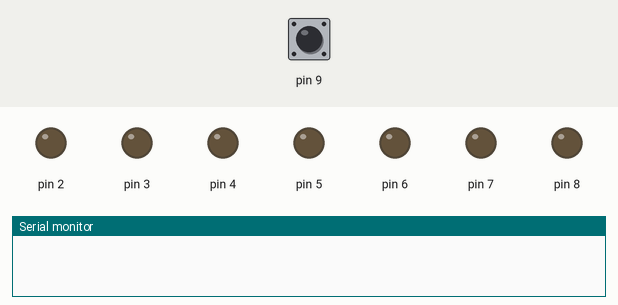
A sketch run on a simulated Arduino Uno, built with avr-gcc and run on an emulated ATmega328P. On the bench: output pins drawn as LEDs (lit = HIGH), the last lines printed to the serial monitor. Dashed ring = blinking. The inputs (shaded band) are chosen by the test bench; at power-on: pin 9 LOW. Random numbers use the default seed unless the sketch sets one.

Above: at 1.2 s.
1.3 s: pin 9 driven HIGH
At 2.7 s:
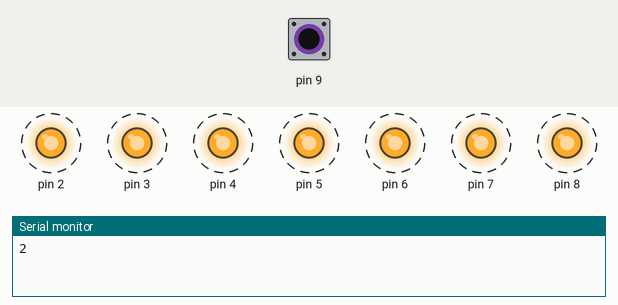
4.3 s: pin 9 driven LOW
5.8 s: pin 9 pulsed HIGH 2 times (0.12 s each, 0.3 s apart)
At 7.9 s:
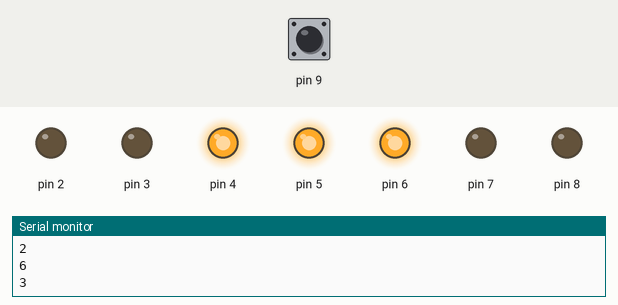
8.3 s: pin 9 pulsed HIGH 2 times (0.12 s each, 0.3 s apart)
At 9.8 s:
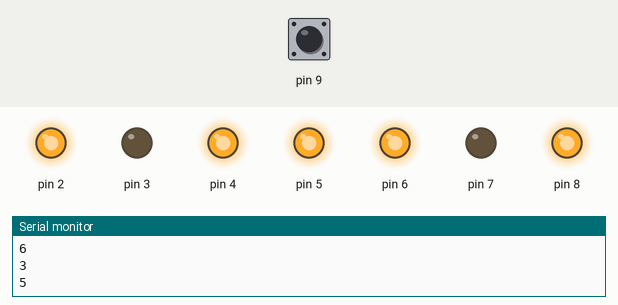
Timing chart, 0 to 11.3 s (numbered marks = the images above; inputs shaded):
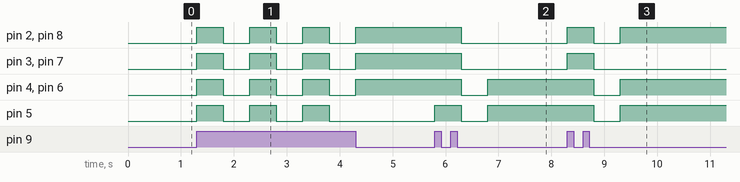

The sketch:

dado_digital.ino
```cpp
// C++ code
//
int Numero = 0;

void setup()
{
  pinMode(9, INPUT);
  pinMode(2, OUTPUT);
  pinMode(3, OUTPUT);
  pinMode(4, OUTPUT);
  pinMode(5, OUTPUT);
  pinMode(6, OUTPUT);
  pinMode(7, OUTPUT);
  pinMode(8, OUTPUT);
  Serial.begin(9600);
}

void loop()
{
  while (digitalRead(9) == HIGH) {
    digitalWrite(2, HIGH);
    digitalWrite(3, HIGH);
    digitalWrite(4, HIGH);
    digitalWrite(5, HIGH);
    digitalWrite(6, HIGH);
    digitalWrite(7, HIGH);
    digitalWrite(8, HIGH);
    delay(500); // Wait for 500 millisecond(s)
    digitalWrite(2, LOW);
    digitalWrite(3, LOW);
    digitalWrite(4, LOW);
    digitalWrite(5, LOW);
    digitalWrite(6, LOW);
    digitalWrite(7, LOW);
    digitalWrite(8, LOW);
    delay(500); // Wait for 500 millisecond(s)
    Numero = random(1, 6 + 1);
    Serial.println(Numero);
  }
  if (Numero == 1) {
    digitalWrite(2, LOW);
    digitalWrite(3, LOW);
    digitalWrite(4, LOW);
    digitalWrite(5, HIGH);
    digitalWrite(6, LOW);
    digitalWrite(7, LOW);
    digitalWrite(8, LOW);
  }
  if (Numero == 2) {
    digitalWrite(2, LOW);
    digitalWrite(3, LOW);
    digitalWrite(4, HIGH);
    digitalWrite(5, LOW);
    digitalWrite(6, HIGH);
    digitalWrite(7, LOW);
    digitalWrite(8, LOW);
  }
  if (Numero == 3) {
    digitalWrite(2, LOW);
    digitalWrite(3, LOW);
    digitalWrite(4, HIGH);
    digitalWrite(5, HIGH);
    digitalWrite(6, HIGH);
    digitalWrite(7, LOW);
    digitalWrite(8, LOW);
  }
  if (Numero == 4) {
    digitalWrite(2, HIGH);
    digitalWrite(3, LOW);
    digitalWrite(4, HIGH);
    digitalWrite(5, LOW);
    digitalWrite(6, HIGH);
    digitalWrite(7, LOW);
    digitalWrite(8, HIGH);
  }
  if (Numero == 5) {
    digitalWrite(2, HIGH);
    digitalWrite(3, LOW);
    digitalWrite(4, HIGH);
    digitalWrite(5, HIGH);
    digitalWrite(6, HIGH);
    digitalWrite(7, LOW);
    digitalWrite(8, HIGH);
  }
  if (Numero == 6) {
    digitalWrite(2, HIGH);
    digitalWrite(3, HIGH);
    digitalWrite(4, HIGH);
    digitalWrite(5, LOW);
    digitalWrite(6, HIGH);
    digitalWrite(7, HIGH);
    digitalWrite(8, HIGH);
  }
}
```

Measured:
- after the input at 1.3 s, pin 2–8: alternates HIGH for 0.50 s and LOW for 0.50 s, starting at once
- after the input at 5.8 s, pin 2, pin 3, pin 7, pin 8: HIGH → LOW after 0.50 s; pin 4, pin 6: HIGH → LOW after 0.50 s, → HIGH 0.50 s later; pin 5: LOW → HIGH at once, → LOW 0.50 s later, → HIGH 0.50 s later
- after the input at 8.3 s, pin 2, pin 8: LOW → HIGH at once, → LOW 0.50 s later, → HIGH 0.50 s later; pin 3, pin 7: LOW → HIGH at once, → LOW 0.50 s later; pin 4–6: HIGH → LOW after 0.50 s, → HIGH 0.50 s later
